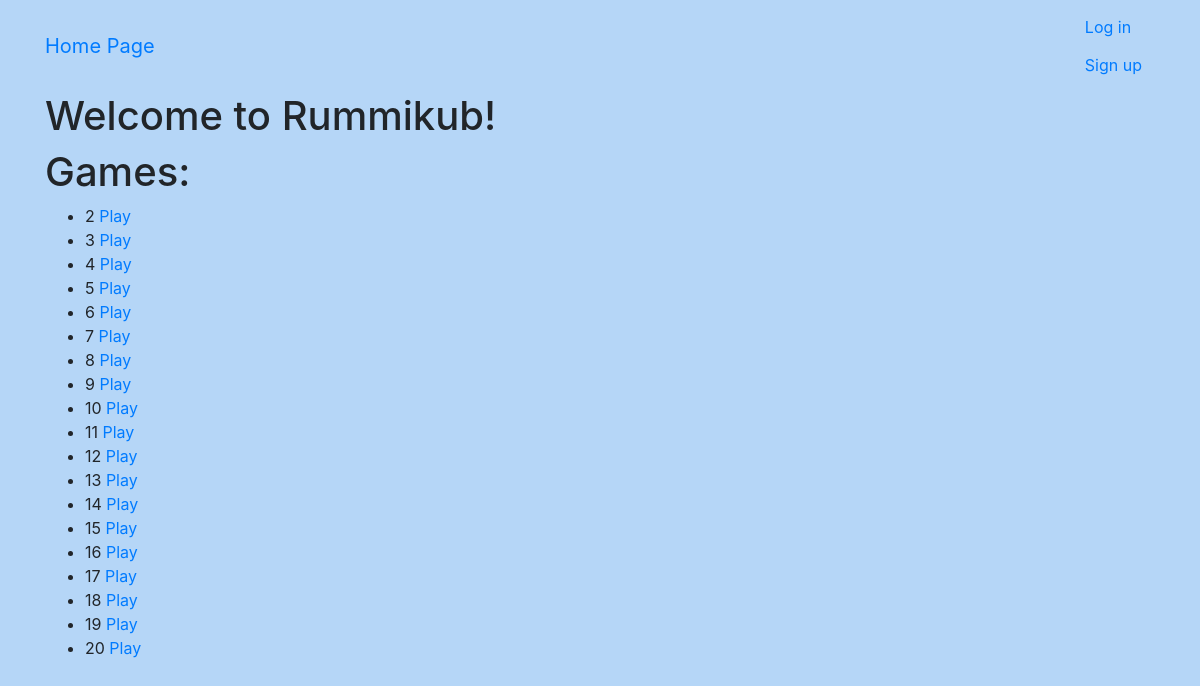
The page / on the database its author committed.
### game/models.py (models this page shows, shortened)
class Game(models.Model):
    date = models.DateField(auto_now_add=True)
    player1 = models.ForeignKey(User, related_name="player1", on_delete=models.CASCADE)
    player2 = models.ForeignKey(User, related_name = 'player2', on_delete=models.CASCADE)
    tiles = models.ManyToManyField(Tile, blank = True, related_name = 'tiles')
    p1_tiles = models.ManyToManyField(Tile, blank = True, related_name = 'p1_tiles')
    p2_tiles = models.ManyToManyField(Tile, blank = True, related_name = 'p2_tiles')

### rummikub/views.py (the view)
# urls.py: path('', views.HomePage.as_view(), name = 'home'),
class HomePage(TemplateView):
    template_name = "index.html"
    def get_context_data(self, **kwargs):
        context = super(HomePage, self).get_context_data(**kwargs)
        context['games_list'] = Game.objects.all()
        return context

### templates/index.html
{% extends "base.html" %}
{% block content %}
    <h1>Welcome to Rummikub!</h1>
    <h1 class="title">Games:</h1>
					<ul>
					{% for game in games_list %}
					<li> {{game.id}}  <a href="{% url 'game:game' pk=game.id %}"><span>Play</span></a></li>
					{% endfor %}
					</ul>
{% endblock %}

### static/css/style.css (style rules this page uses)
body { background: #b5d6f7; }

### rows shown on the page
Game: id "2"
Game: id "3"
Game: id "4"
Game: id "5"
Game: id "6"
Game: id "7"
Game: id "8"
Game: id "9"
Game: id "10"
Game: id "11"
Game: id "12"
Game: id "13"
Game: id "14"
Game: id "15"
Game: id "16"
Game: id "17"
Game: id "18"
Game: id "19"
Game: id "20"
